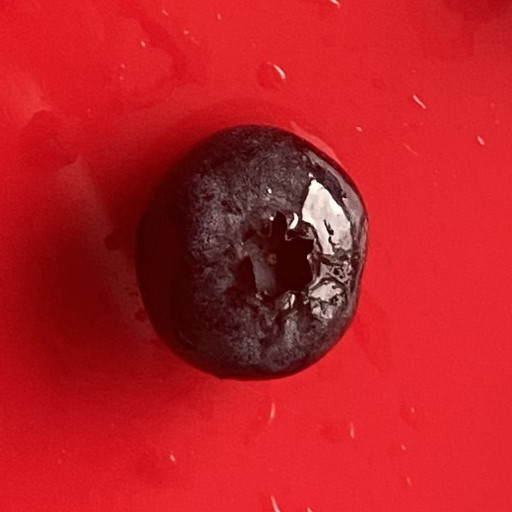
#> input picture img/test_set/overripe/OR_01.08.jpg, 512 x 512 px, found by its file name
$ jupyter execute edge_wrinkle_detection.ipynb
#> lines starting #> are read from the running program, lines starting #| are printed output that depends on the picture; after the words box and inside, x2 and y2 are one past the last pixel; in counts of white or black regions, pixels touching at a corner belong together
#### Using the Canny Edge Detection in OpenCV

[cell 1]
import numpy as np
import cv2 as cv
from matplotlib import pyplot as plt

img = cv.imread('/home/aj/robosys24/BlueberryJam/img/test_set/overripe/OR_01.08.jpg')
#> img is the input picture: shape (512, 512, 3); mean B, G, R 37.2, 31.1, 186
assert img is not None, "file could not be read, check with os.path.exists()"

img = cv.cvtColor(img, cv.COLOR_BGR2RGB)

# TODO otsu and stuff to clean img before edge detection
edges = cv.Canny(img,100,200)
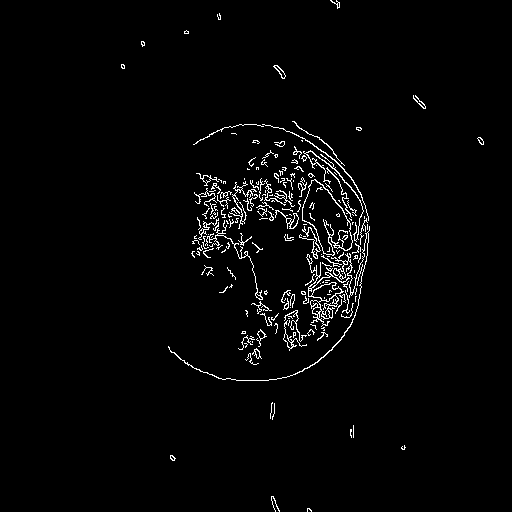
#> edges: shape (512, 512); 2.3% white in thin lines or dots, all inside (x1, y1, x2, y2) = (121, 0, 484, 512)
plt.subplot(121),plt.imshow(img,cmap = 'gray')
plt.title('Original Image'), plt.xticks([]), plt.yticks([])
plt.subplot(122),plt.imshow(edges,cmap = 'gray')
plt.title('Edge Image'), plt.xticks([]), plt.yticks([])
plt.show()
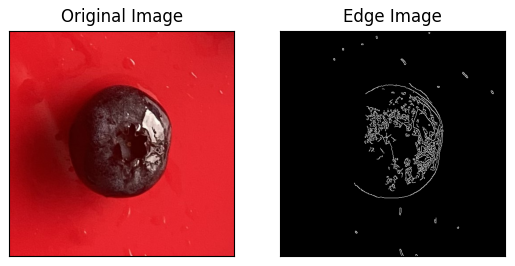
#> figure drawn by matplotlib, 2 panels

$ run again, with img/test_set/overripe/OR_01.01.jpg copied over img/test_set/overripe/OR_01.08.jpg
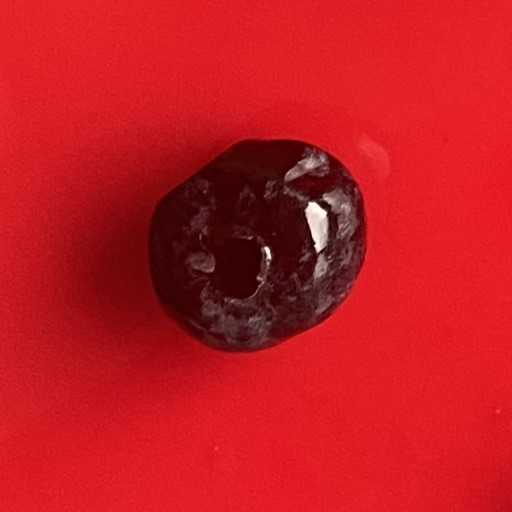
#> input picture img/test_set/overripe/OR_01.01.jpg, 512 x 512 px, found by its file name
#> img is the input picture: shape (512, 512, 3); mean B, G, R 33.3, 25.9, 193.6
#> `edges = cv.Canny(img,100,200)`:
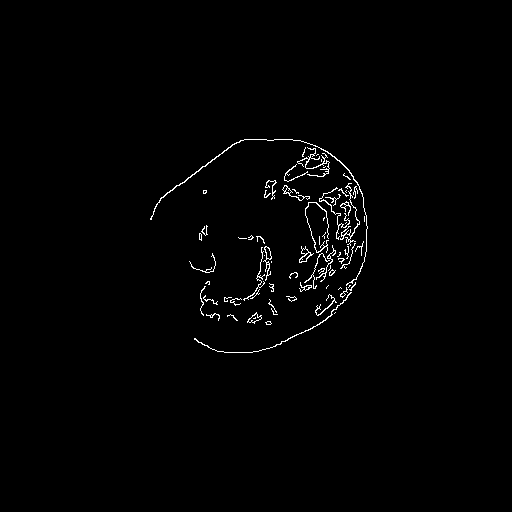
#> edges: shape (512, 512); 1.1% white in thin lines or dots, all inside (x1, y1, x2, y2) = (150, 139, 368, 353)
#> `plt.show()`:
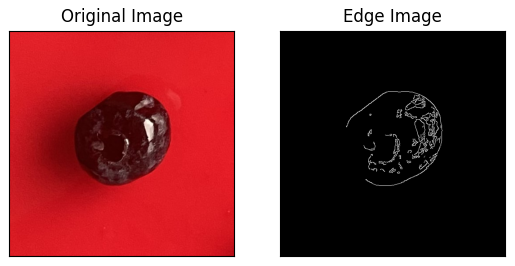
#> figure drawn by matplotlib, 2 panels

$ run again, with img/test_set/overripe/OR_01.02.jpg copied over img/test_set/overripe/OR_01.08.jpg
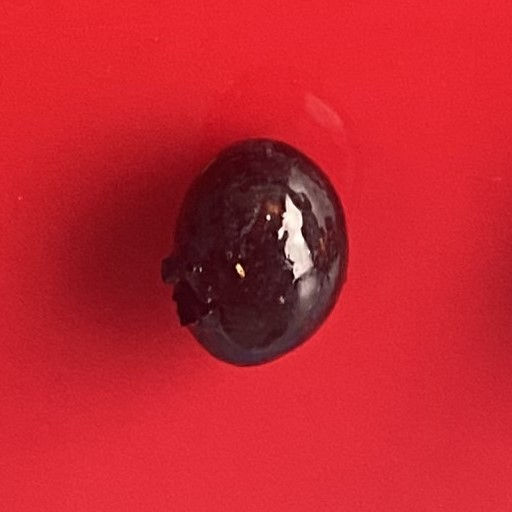
#> input picture img/test_set/overripe/OR_01.02.jpg, 512 x 512 px, found by its file name
#> img is the input picture: shape (512, 512, 3); mean B, G, R 47.3, 36.7, 196.3
#> `edges = cv.Canny(img,100,200)`:
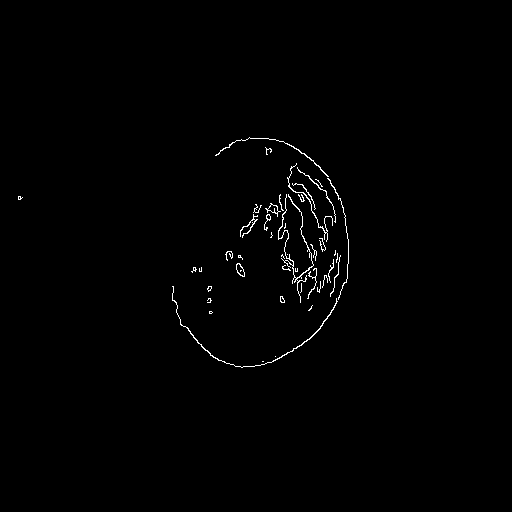
#> edges: shape (512, 512); 0.76% white in thin lines or dots, all inside (x1, y1, x2, y2) = (18, 137, 349, 368)
#> `plt.show()`:
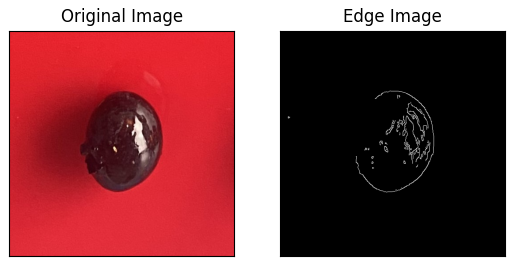
#> figure drawn by matplotlib, 2 panels

$ run again, with img/test_set/overripe/OR_01.03.jpg copied over img/test_set/overripe/OR_01.08.jpg
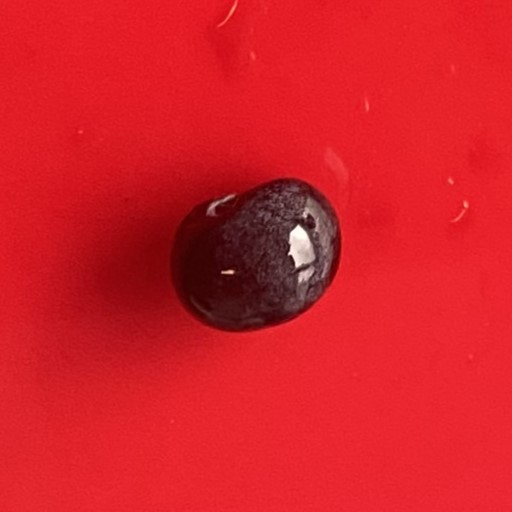
#> input picture img/test_set/overripe/OR_01.03.jpg, 512 x 512 px, found by its file name
#> img is the input picture: shape (512, 512, 3); mean B, G, R 39.8, 31.2, 212
#> `edges = cv.Canny(img,100,200)`:
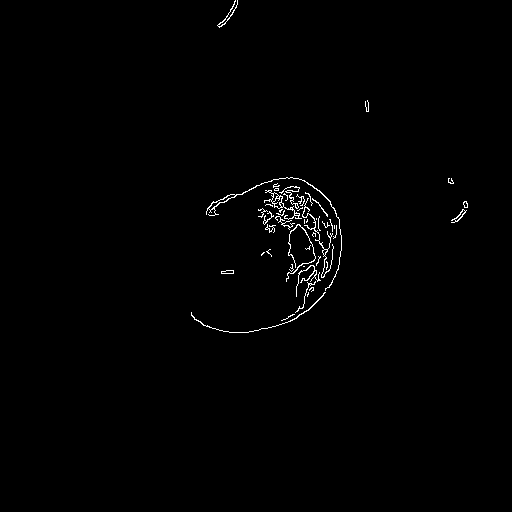
#> edges: shape (512, 512); 0.78% white in thin lines or dots, all inside (x1, y1, x2, y2) = (191, 0, 468, 333)
#> `plt.show()`:
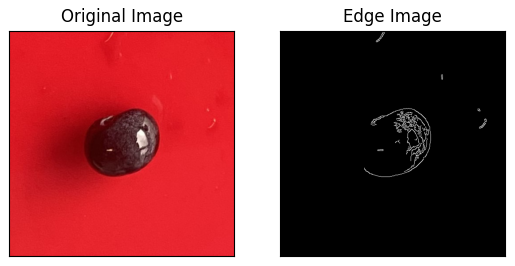
#> figure drawn by matplotlib, 2 panels
